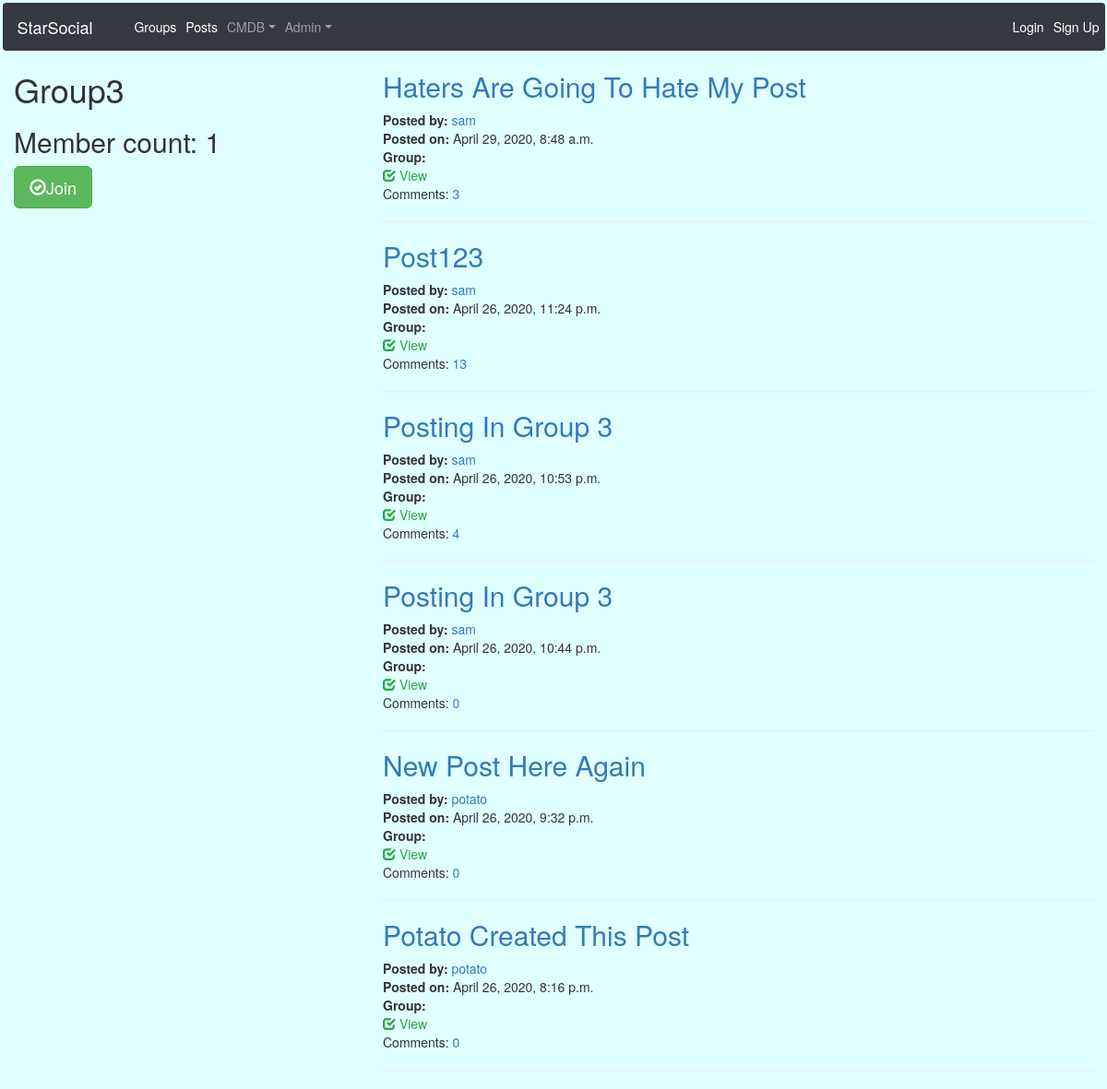
Page /groups/posts/in/group3/ on the committed database.
### groups/models.py (models this page shows, shortened)
class Group(models.Model):
    name = models.CharField(max_length=255,unique=True)
    slug = models.SlugField(allow_unicode=True,unique=True)
    description = models.TextField(blank=True,default='')
    description_html = models.TextField(editable=False,blank=True,default='')
    member = models.ManyToManyField(User, through='GroupMember')
    class Meta:
        ordering = ['name']

### posts/models.py (models this page shows, shortened)
class Post(models.Model):
    user = models.ForeignKey(User,related_name='posts',blank=True,null=True,on_delete=models.CASCADE)
    created_at = models.DateTimeField(auto_now=True)
    message = models.TextField()
    message_html = models.TextField(editable=False)
    group = models.ForeignKey(Group, related_name='posts',blank=True,null=True,on_delete=models.CASCADE)
    class Meta:
        ordering = ['-created_at']
        unique_together = ['user','message']

### groups/views.py (the view)
# urls.py: url(r'^posts/in/(?P<slug>[-\w]+)/$', views.SingleGroup.as_view(), name='single'),
class SingleGroup(generic.DetailView):
    model = Group

### groups/templates/groups/group_detail.html
{% include  'groups/group_base.html' %}
{% block pregroup %}
<div class='col-md-4'>
    <h1>{{ group.name }}</h1>
    <h2>Member count: {{ group.member.count }}</h2>
    <div class='content'>
        {% if user in group.member.all %}
            <a href="{% url 'groups:leave' slug=group.slug %}" class='btn btn-lg btn-fill btn-warning'>
                <span class='glyphicon glyphicon-remove-circle'></span>Leave</a>
        {% else %}
            <a href="{% url 'groups:join' slug=group.slug %}" class='btn btn-lg btn-fill btn-success'>
                <span class='glyphicon glyphicon-ok-circle'></span>Join</a>
        {% endif %}
    </div>
</div>
{% endblock %}
{% block group_content %}
    <div class='col-md-8'>
        {% if group.posts.count == 0 %}
            <h2>No Posts in this group yet!</h2>
        {% else %}
            {% for post in group.posts.all %}
                {% include "posts/_post.html" %}
            {% endfor %}
        {% endif %}
    </div>
{% endblock %}

### posts/templates/posts/_post.html (shortened to what this page needs)
<div>
    <a href="{% url 'posts:single' username=post.user.username pk=post.pk %}">
    <h2 class="text-capitalize">{{ post.message }}</h2>
    </a>
    <div>
        <strong>Posted by: </strong>
        <a href="{% url 'posts:for_user' username=post.user.username %}">
            {{ post.user.username }}
        </a>
        <br>
        <strong class='time'>Posted on: </strong><span> {{ post.created_at }}</span>
        <br>
        <strong>Group:</strong>
    </div>
    <div class='media-footer'>
        <a href="{% url 'posts:single' username=post.user.username pk=post.pk %}">
            <span class='glyphicon glyphicon-check text-success' aria-hidden='true'></span>
            <span class='text-success icon-label'>View</span>
        </a>
        <div class="comment">
            Comments:
            <a href="{% url 'posts:single' username=post.user.username pk=post.pk %}">{{ post.comments.count }} </a>
        </div>
    </div>
    <hr>
</div>

### static/socialapp/css/master.css (style rules this page uses)
body { background-color: lightcyan }

### rows in the picture
Group: name "Group3", member.count "1"
Post: message "Haters Are Going To Hate My Post", user.username "sam", created_at "April 29, 2020, 8:48 a.m.", comments.count "3"
Post: message "Post123", user.username "sam", created_at "April 26, 2020, 11:24 p.m.", comments.count "13"
Post: message "Posting In Group 3", user.username "sam", created_at "April 26, 2020, 10:53 p.m.", comments.count "4"
Post: message "Posting In Group 3", user.username "sam", created_at "April 26, 2020, 10:44 p.m.", comments.count "0"
Post: message "New Post Here Again", user.username "potato", created_at "April 26, 2020, 9:32 p.m.", comments.count "0"
Post: message "Potato Created This Post", user.username "potato", created_at "April 26, 2020, 8:16 p.m.", comments.count "0"
